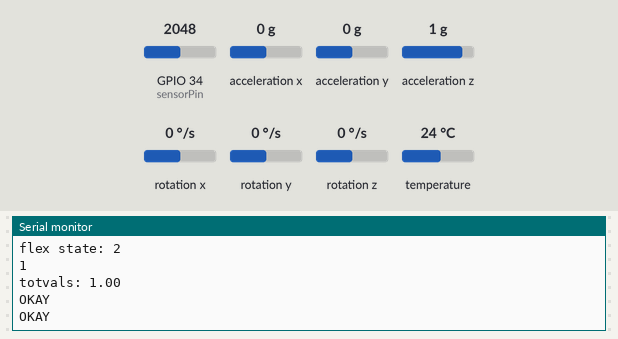
Recording of a sketch running on a simulated ESP32. Parts: the last lines printed to the serial monitor. Inputs (shaded band) come from the test bench; at power-on: acceleration z 1 g, GPIO 34 (sensorPin) = 2048, acceleration x 0 g, rotation x 0 °/s, acceleration y 0 g, rotation y 0 °/s, rotation z 0 °/s, temperature 24 °C (analog values on the 0–4095 scale). WiFi joins after 1.5 s; servers stay silent unless stated; uploads are accepted with an empty reply.

Above: at 4.5 s.
4.6 s: acceleration z set to 0 g
9.2 s: GPIO 34 (sensorPin) set to 1460
12.1 s: acceleration x set to -1.4 g
15.0 s: rotation x set to -192 °/s
At 17.5 s:
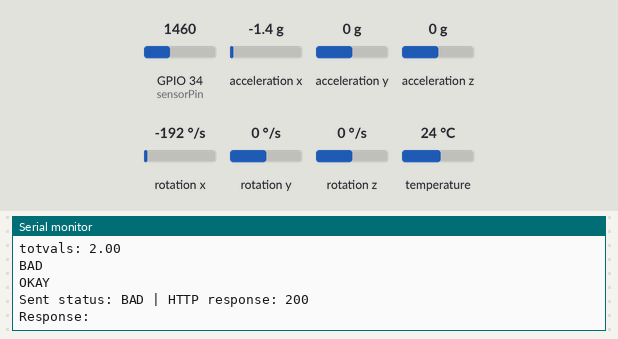
17.9 s: GPIO 34 (sensorPin) set to 1540
At 18.8 s:
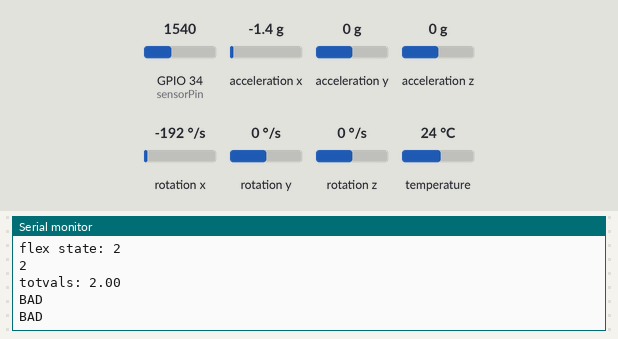
20.8 s: acceleration y set to -0.8 g
Timing chart, 0 to 23.8 s (numbered marks = the images above; inputs shaded):
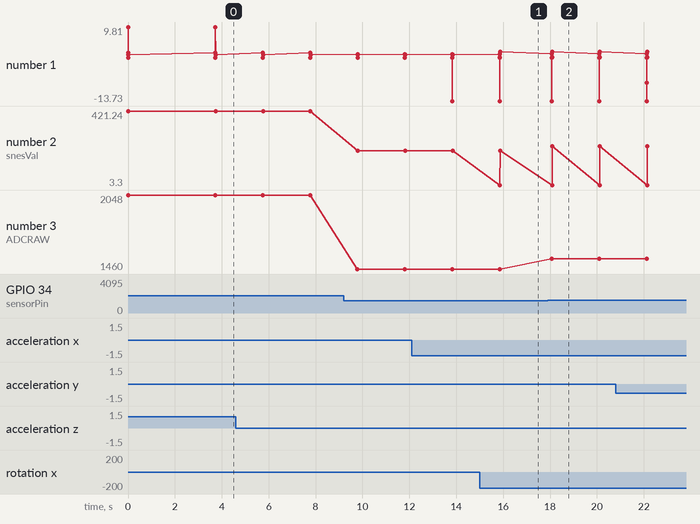

The sketch:

input.ino
```cpp
// input.ino - tracks and analyzes accelerometer and flex sensor data
// DEMO DAY INPUT CODE

#include <Adafruit_MPU6050.h>
#include <Adafruit_Sensor.h>
#include <Wire.h>
#include <WiFi.h>
#include <HTTPClient.h>
#define sensorPin 34
#define buttonPin 0

// wi-fi credentials and output server URL
const char* ssid = "ufdevice";
const char* password = "gogators";
const char* outputServer = "http://192.168.4.1/status?value=";

Adafruit_MPU6050 mpu;

// PIN ASSIGNMENTS
//const int buttonPin = 2;  // reset button
int buttonState = 0;

// baseline readings for accelerometer
float baseAccX = 0;
float baseAccY = 0;
float baseAccZ = 0;
// current readings for accelerometer
float currAccX = 0;
float currAccY = 0;
float currAccZ = 0;

// baseline readings for gyroscope
float baseGyroX = 0;
float baseGyroY = 0;
float baseGyroZ = 0;
// current readings for gyroscope
float currGyroX = 0;
float currGyroY = 0;
float currGyroZ = 0;
// sum of gyro diffs
float totDiff= 0;

// baseline and current readings for flex sensor
float currFlex = 0;
float baseFlex = 0;

// a = acceleration, g = gyroscope, temp = temperature
sensors_event_t a,g,temp;

// thresholds for sensors
float goodThreshold = 10;
float okayThreshold = 20;
float VCC = 3.3; //corresponds to amount of volts
float R2 = 10000; // 10K resistor
float sensorMinRes = 1500; //might need adjustment to find value when flat
float sensorMaxRes = 3500; //might need adjustmentto find value when at 90 degrees

// timing variables for sending data to output ESP
unsigned long lastSendTime = 0;
const unsigned long sendInterval = 30000;   // resend every 2 sec even if same status
const unsigned long readDelay = 250;       // sensor read speed
String lastStatus = "";

// FUNCTION - takes averaged score from gyro + flex -> GOOD, OKAY, BAD
String classifyPosture(float totVals) { //if 0 == good, 1 == ok, 2==bad
  Serial.print("totvals: ");
  Serial.println(totVals);
  if (totVals < 1) {
    return "GOOD";
  } else if (totVals < 2) {
    return "OKAY";
  } else {
    return "BAD";
  }
}
//.20
//.15
// FUNCTION - takes individual sensor value and classifies as good/ok/bad, returns int for easier averaging
int classifyPostureINT(float sensorValue, int gyroFlex) { //second val to signal if gyro or flex classification
  Serial.print("snesVal: ");
  Serial.println(sensorValue);
  if (!gyroFlex){
    Serial.print("Sensor Gyro: ");
    Serial.print(sensorValue);
    Serial.print(" "),
    Serial.println(goodThreshold/100);
    Serial.println(okayThreshold/100);
    if (sensorValue <= goodThreshold/100) {
      return 0;
    } else if (sensorValue <= okayThreshold/100) {
      return 1;
    } else {
      return 2;
    }
  }
  else{
    if (sensorValue <= goodThreshold) {
    return 0;
  } else if (sensorValue <= okayThreshold) {
    return 1;
  } else {
    return 2;
  }
  }
}

// FUNCTION - sets baseline values for accelerometer and gyroscope
void baseline(){
  Serial.println("in baseline");
  baseAccX  = currAccX;
  baseAccY = currAccY;
  baseAccZ = currAccZ;
  baseGyroX = currGyroX;
  baseGyroY = currGyroY;
  baseGyroZ = currGyroZ;
  baseFlex = currFlex;

}

// FUNCTION - joins the WiFi network of the output ESP
void connectToOutputESP() {
  WiFi.begin(ssid, password);
  Serial.print("Connecting to output ESP");

  while (WiFi.status() != WL_CONNECTED) {
    delay(500);
    Serial.print(".");
  }

  Serial.println();
  Serial.println("Connected to output ESP Wi-Fi");
  Serial.print("Input ESP IP: ");
  Serial.println(WiFi.localIP());
}

// FUNCTION - HTTP GET request to send posture status to output ESP
void sendStatusToOutput(const String& status) {
  if (WiFi.status() != WL_CONNECTED) {
    Serial.println("Wi-Fi disconnected. Reconnecting...");
    connectToOutputESP();
  }

  HTTPClient http;
  String url = String(outputServer) + status;

  http.begin(url);
  int httpCode = http.GET();  // send GET request

  Serial.print("Sent status: ");
  Serial.print(status);
  Serial.print(" | HTTP response: ");
  Serial.println(httpCode);

  if (httpCode > 0) {                    // successful response
    String payload = http.getString();
    Serial.println("Response:");
    Serial.println(payload);
  } else {                              // error in sending request
    Serial.println("Failed to send request");
  }

  http.end(); // free resources used by HTTPClient
}

// setup function runs at startup / reset
void setup() {
  Serial.begin(115200);
  // pinMode(groundPin, OUTPUT);
  // pinMode(powerPin, OUTPUT);
  // digitalWrite(groundPin, LOW);
  // digitalWrite(powerPin, HIGH);
  //connectToOutputESP();

  // start I2C on SDA=21, SCL=22
  Wire.begin(21, 22);
  //initialize MPU6050, retry until found
  if (!mpu.begin()){
    Serial.println("Failed to find mpu6050");
    delay(500);
  }

  Serial.print("mac: ");
  Serial.println(WiFi.macAddress());

  pinMode(buttonPin, INPUT_PULLUP);
  pinMode(sensorPin, INPUT);

  mpu.setAccelerometerRange(MPU6050_RANGE_2_G); //can be changed to higher g for more range of motion.
  mpu.setFilterBandwidth(MPU6050_BAND_5_HZ); //can be changed to higher hz for faster response

}

// main loop, runs repeatedly after setup
void loop() {
  // variables to hold current status and sensor values
  String currStatGyro = "";
  String currStatFlex = "";
  String currStat = "";
  int currStatGyroINT = 0;
  int currStatFlexINT = 0;

  // read flex sensor w/ ADC
  analogReadResolution(12);           // ESP32: set 12-bit resolution
  analogSetAttenuation(ADC_11db);

  int ADCRaw = analogRead(sensorPin);
  Serial.print("ADCRAW: ");
  Serial.println(ADCRaw);

  // read MPU
  mpu.getEvent(&a,&g,&temp);
  currAccX = a.acceleration.x;
  currAccY = a.acceleration.y;
  currAccZ = a.acceleration.z;
  currGyroX = g.gyro.x;
  currGyroY = g.gyro.y;
  currGyroZ = g.gyro.z;

  // convert raw ADC -> 0-100 flex percentage
  float ADCVoltage = (ADCRaw * VCC) / 4095;
  Serial.println(ADCVoltage);
  float Resistance = R2 * (ADCVoltage / (VCC - ADCVoltage));

  Serial.print("resistance: ");
  Serial.println(Resistance);

  // map resistance range
  currFlex = (Resistance - sensorMinRes) * 100.0 / (sensorMaxRes - sensorMinRes); //value between 0-100
  Serial.print("curflex: ");
  Serial.println(currFlex);

  // debug for accel and gyro values
  Serial.println(currAccX- baseAccX);
  Serial.println(currAccY - baseAccY);
  Serial.println(currAccZ - baseAccZ);
  Serial.print("X: ");
  Serial.println(g.gyro.x);
  Serial.print("Y: ");
  Serial.println(g.gyro.y);
  Serial.print("Z: ");
  Serial.println(g.gyro.z);

  delay(10);

  // reset baseline if button is pressed
  buttonState = digitalRead(buttonPin);
  if (buttonState == LOW){
    baseline();
  }
  unsigned long now = millis();
  //Serial.println("moved");

  //bool refreshNeeded = (now - lastSendTime >= sendInterval);
  //if accel notices movement, it checks with gyro to check for orientation diffs
  if (fabs(currAccX - baseAccX) > 0.1 || fabs(currAccY - baseAccY) > 0.1 ||  fabs(currAccZ - baseAccZ) > 0.1){ //for +/- errors
      Serial.print("X in: ");
      Serial.println(g.gyro.x);
      Serial.print("Y in : ");
      Serial.println(g.gyro.y);
      Serial.print("Z in: ");
      Serial.println(g.gyro.z);
      totDiff = fabs(currGyroX - baseGyroX) + fabs(currGyroY - baseGyroY) + fabs(currGyroZ - baseGyroZ); //values for good/great might need scaling
      Serial.print("totDiff: ");
      Serial.println(totDiff);
      Serial.println("moved");
      if (totDiff > 0.05) {
      currStatGyroINT = classifyPostureINT(totDiff - 0.05 , 0);
      Serial.print("gyro state: ");
      Serial.println(currStatGyroINT);

      }
  }
  else{
    Serial.println("no change in accel/gyro");
  }
  Serial.print("curr-b flex: ");
  Serial.println(currFlex-baseFlex);
  if (fabs(currFlex-baseFlex) > 4){//again the "2" might need changing
        currStatFlexINT = classifyPostureINT(fabs(currFlex-baseFlex) - 4, 1); //compares diff minus (+/-)
        Serial.print("flex state: ");
        Serial.println(currStatFlexINT);
  }

  // average gyro and flex classifications for overall posture status
  Serial.println((currStatGyroINT + currStatFlexINT)/2);
  bool refreshNeeded = (now - lastSendTime >= sendInterval);
  String classification = classifyPosture((currStatGyroINT + currStatFlexINT)/2);
  Serial.println(classification);
  Serial.println(lastStatus);
  if (refreshNeeded || classification != lastStatus ){
      lastStatus = classification; //changes last status to curr status
      sendStatusToOutput(lastStatus); //sends curr status
      lastSendTime = now;
  }
  Serial.println(currStat);
  delay(2000);
}
```

Measured:
- after the input at 15.0 s, the serial monitor: prints a new line after 0.85 s (image 1)
- after the input at 17.9 s, the serial monitor: prints a new line after 0.17 s (image 2)
- plotted number 2: 421.24 → 198.04 after the input at 9.2 s, 198.04 → 222.37 after the input at 17.9 s
- plotted number 3: 2048 → 1460 after the input at 9.2 s, 1460 → 1540 after the input at 17.9 s
